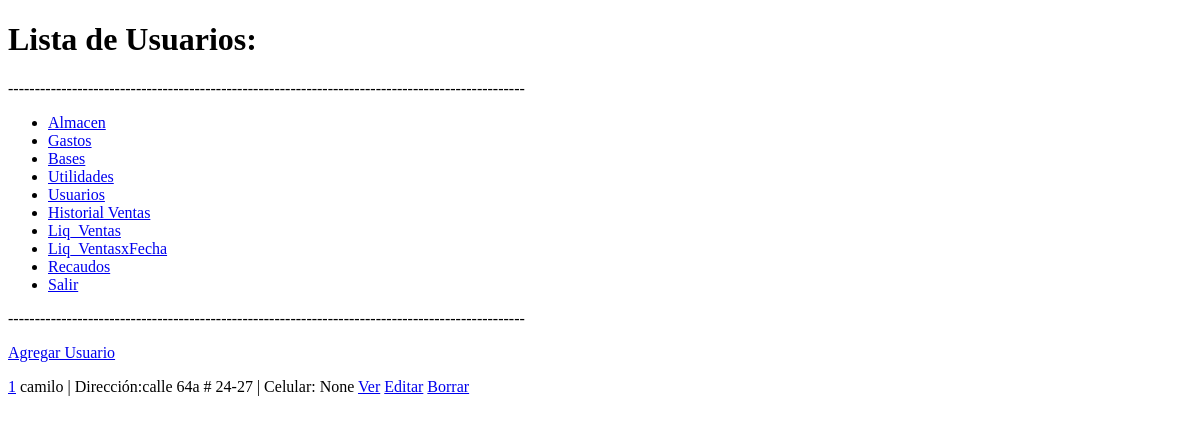
The app's page /usuarios/, older data.
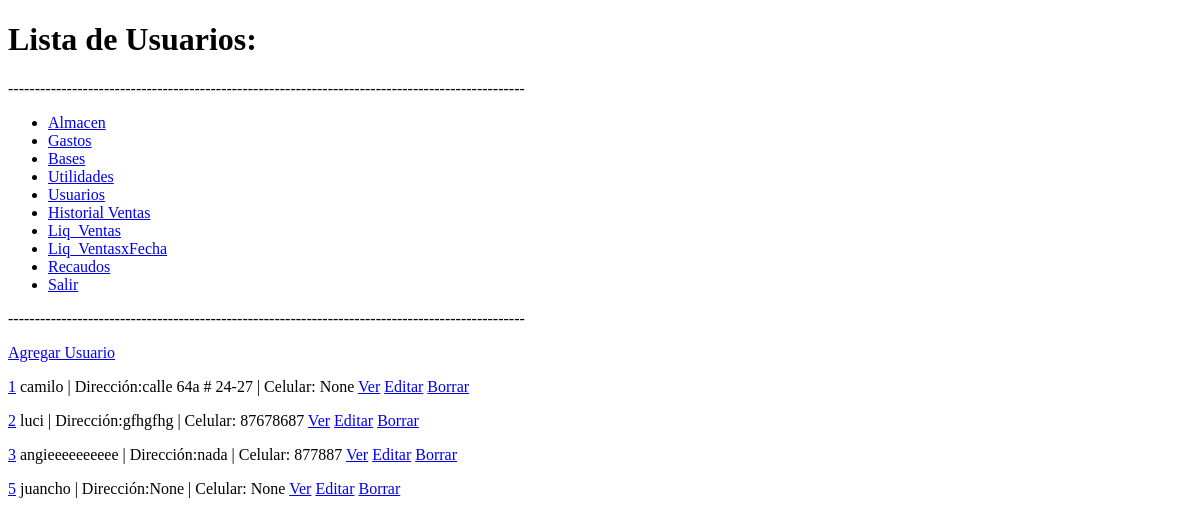
The same page, newer data.
### Usuarios/models.py (models this page shows, shortened)
class Usuarios(models.Model):
	documento = models.IntegerField(unique=True,verbose_name='Documento')
	nombres = models.CharField(max_length=30,verbose_name='Nombres')
	apellidos = models.CharField(max_length=30,verbose_name='Apellidos')
	telefono = models.CharField(max_length=20,null=True,blank=True)
	celular = models.CharField(max_length=20,null=True,blank=True)
	direccion = models.CharField(max_length=50,null=True,blank=True)
	ingreso_mensual = models.DecimalField(verbose_name='Ingresos Mensuales',max_digits=10,decimal_places=2,null=True,blank=True)
	id_cartera = models.ForeignKey(Cartera,verbose_name='Almacen')
	estado = models.BooleanField(default=True,choices=BOOL_CHOICES,verbose_name='Estado')

### Usuarios/views.py (the view)
class UsuariosList(ListView):
    model = Usuarios

### templates/Usuarios/usuarios_list.html (shortened to what this page needs)
{% extends 'base.html' %}
{% block titulo %}
	<h1>Lista de Usuarios:</h1>
{% endblock %}
{% block contenido %}
	<p><a href={% url "usuarios:new" %}>Agregar Usuario</a></p>
	{% for usuario in object_list %}
		<p><a href={% url "usuarios:detail" usuario.id %}>{{usuario.id}}</a>		{{usuario.nombres}}    |   Dirección:{{usuario.direccion}}    |	Celular: {{usuario.celular}}
			<a href={% url "usuarios:detail" usuario.id %}>Ver</a> <a href={% url "usuarios:edit" usuario.id %}>Editar</a> <a href={% url "usuarios:delete" usuario.id %}>Borrar</a>
		</p>
	{% endfor %}
{% endblock %}

Row changes from the older to the newer data that the page shows:
added Usuarios: id "2", nombres "luci", direccion "gfhgfhg", celular "87678687"
added Usuarios: id "3", nombres "angieeeeeeeeee", direccion "nada", celular "877887"
added Usuarios: id "5", nombres "juancho", direccion "None", celular "None"
